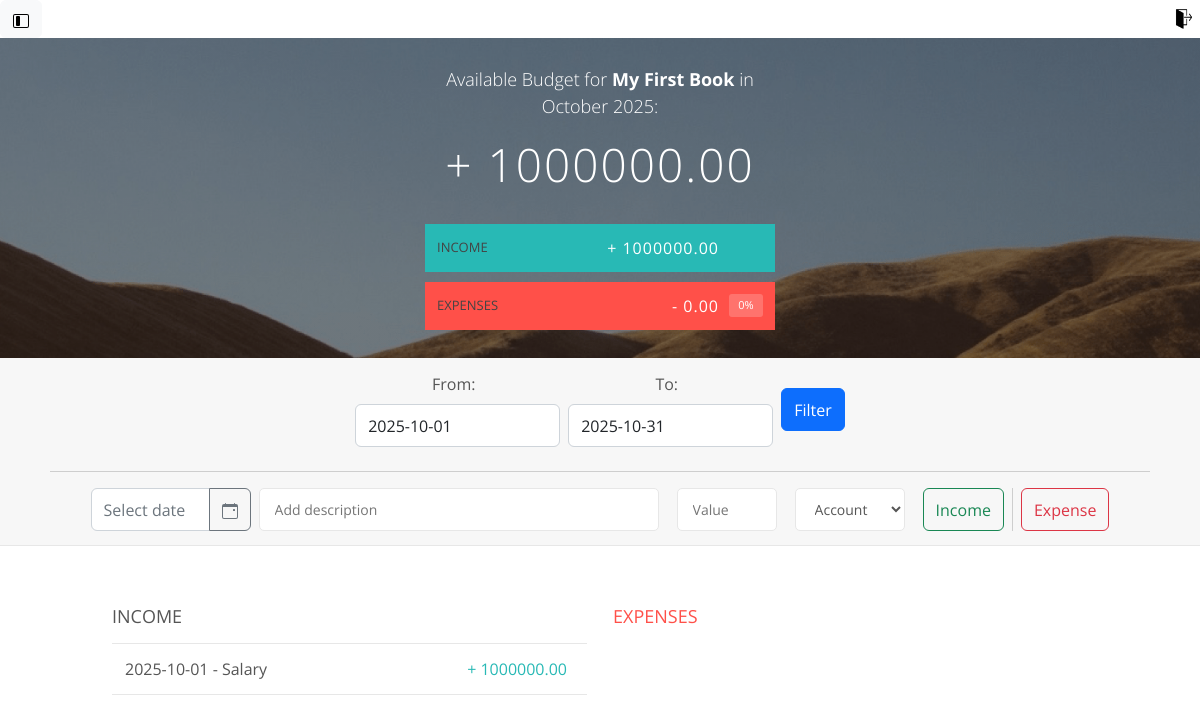
Page /tracker/My First Book (signed in) on the earlier database version.
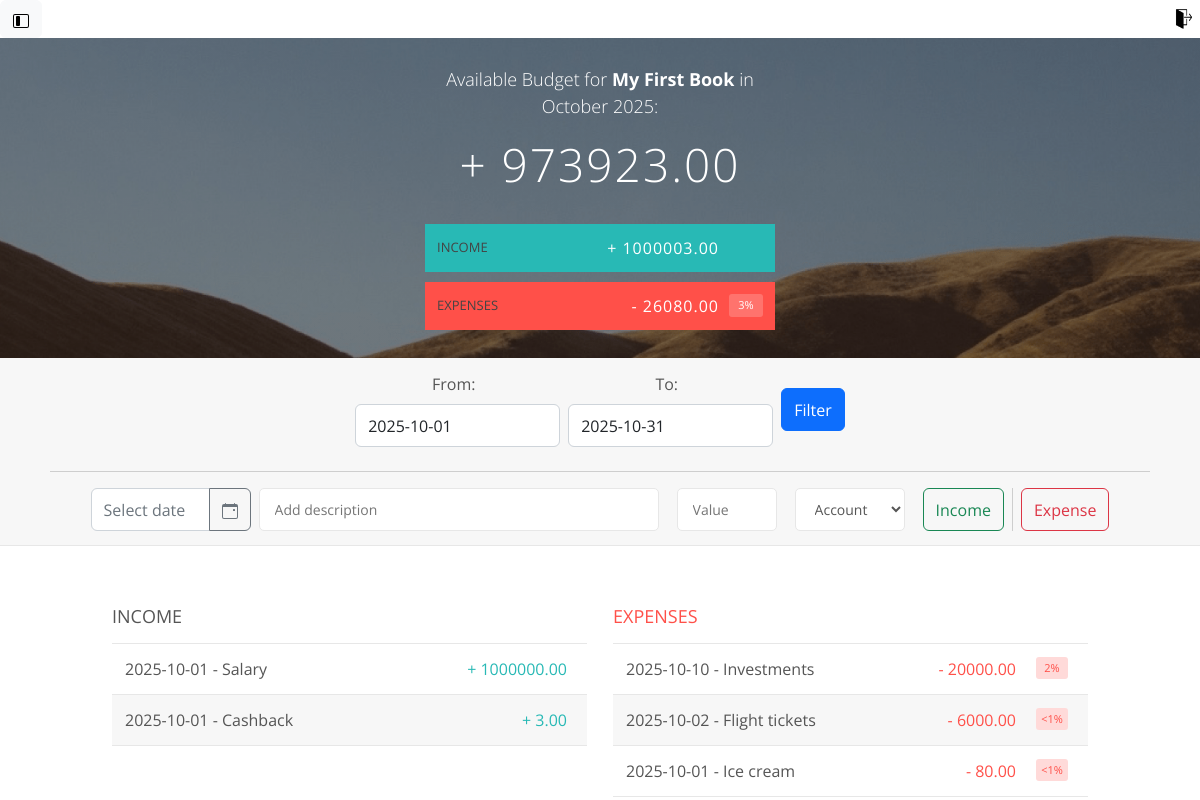
Same page on the later database version.
### tables this page shows
CREATE TABLE books (
    id INTEGER PRIMARY KEY AUTOINCREMENT,
    name TEXT NOT NULL,
    user_id INTEGER NOT NULL,
    FOREIGN KEY (user_id) REFERENCES users (id)
);

CREATE TABLE income (
    id INTEGER PRIMARY KEY AUTOINCREMENT,
    date TEXT NOT NULL,
    description TEXT NOT NULL,
    amount REAL NOT NULL,
    method TEXT NOT NULL,
    book_id INTEGER NOT NULL,
    FOREIGN KEY (book_id) REFERENCES books (id)
);

CREATE TABLE expense (
    id INTEGER PRIMARY KEY AUTOINCREMENT,
    date TEXT NOT NULL,
    description TEXT NOT NULL,
    amount REAL NOT NULL,
    method TEXT NOT NULL,
    book_id INTEGER NOT NULL,
    FOREIGN KEY (book_id) REFERENCES books (id)
);

### main.py (the view, shortened to what this page needs)
@app.route("/tracker/<book_name>", methods=["GET", "POST"])
@login_required
def tracker(book_name):
    all_books = database.get_books(current_user.id)
    current_book = database.get_book_by_name(book_name, current_user.id)
    if not all_books and book_name == "Default":
        return render_template("index.html", books=None, current_book=None, logged_in=True)
    if not current_book:
        flash(f"Book '{book_name}' not found!")
        return redirect(url_for('home'))
    start_date = request.args.get('start_date')
    end_date = request.args.get('end_date')
    if not start_date or not end_date:
        today = date.today()
        start_date = today.replace(day=1).strftime('%Y-%m-%d')
        next_month = today.replace(day=28) + timedelta(days=4)
        end_of_month = next_month - timedelta(days=next_month.day)
        end_date = end_of_month.strftime('%Y-%m-%d')
    income_data = database.get_transactions("income", current_book['id'], start_date, end_date)
    expense_data = database.get_transactions("expense", current_book['id'], start_date, end_date)
    total_income = get_total(income_data)
    total_expenses = get_total(expense_data)
    total_exp_percent = round(total_expenses / total_income * 100) if total_income > 0 else 0
    try:
        start_obj = datetime.strptime(start_date, '%Y-%m-%d')
        end_obj = datetime.strptime(end_date, '%Y-%m-%d')
        if start_obj.month == end_obj.month and start_obj.year == end_obj.year:
            display_period = start_obj.strftime("%B %Y")
        else:
            display_period = f"{start_obj.strftime('%b %d, %Y')} - {end_obj.strftime('%b %d, %Y')}"
    except ValueError:
        display_period = "Selected Period"
    return render_template("index.html",
                           income=income_data, expense=expense_data,
                           total_income=total_income, total_expenses=total_expenses,
                           total_exp_percent=total_exp_percent,
                           books=all_books, current_book=current_book, logged_in=True,
                           start_date=start_date, end_date=end_date,  # Pass dates to template
                           display_period=display_period)  # Pass formatted period to template

### db.py (called while the page is built)
def get_db_connection():
    conn = sqlite3.connect('budget.db')
    conn.execute("PRAGMA foreign_keys = ON")
    conn.row_factory = sqlite3.Row
    return conn

def get_user_by_id(user_id):
    conn = get_db_connection()
    user = conn.execute('SELECT * FROM users WHERE id = ?', (user_id,)).fetchone()
    conn.close()
    return user

def get_books(user_id):
    conn = get_db_connection()
    books = conn.execute('SELECT * FROM books WHERE user_id = ? ORDER BY name', (user_id,)).fetchall()
    conn.close()
    return books

def get_book_by_name(book_name, user_id):
    conn = get_db_connection()
    book = conn.execute('SELECT * FROM books WHERE name = ? AND user_id = ?', (book_name, user_id)).fetchone()
    conn.close()
    return book

def get_transactions(transaction_type, book_id, start_date=None, end_date=None):
    conn = get_db_connection()
    query = f'SELECT * FROM {transaction_type} WHERE book_id = ?'
    params = [book_id]
    if start_date and end_date:
        query += ' AND date BETWEEN ? AND ?'
        params.extend([start_date, end_date])
    query += ' ORDER BY date DESC'  # Sort by most recent
    transactions = conn.execute(query, tuple(params)).fetchall()
    conn.close()
    return transactions

### helper.py (called while the page is built)
def get_total(arr):
    total = 0
    for t in arr:
        total += t['amount']
    return total

### main.py (called while the page is built)
@login_manager.user_loader
def load_user(user_id):
    user_data = database.get_user_by_id(user_id)
    if user_data:
        return User(id=user_data['id'], email=user_data['email'], password_hash=user_data['password_hash'])
    return None

### templates/index.html (shortened to what this page needs)
<!DOCTYPE html>
<html lang="en">
    <head>
        <link href="https://cdn.jsdelivr.net/npm/bootstrap@5.2.3/dist/css/bootstrap.min.css" rel="stylesheet">
        <link href="{{ url_for('static', filename='css/style.css') }}" rel="stylesheet">
        <link rel="stylesheet" href="https://cdn.jsdelivr.net/npm/flatpickr/dist/flatpickr.min.css">
    </head>
    <body>
        <button class="btn btn-light sidebar-toggle" type="button" data-bs-toggle="offcanvas" data-bs-target="#offcanvasScrolling" aria-controls="offcanvasScrolling"></button>
        <a href="{{ url_for('logout') }}" title="Logout"><img class="logout-link" src="{{ url_for('static', filename='logout-icon.png') }}" alt="Logout"></a>
        {% if current_book %}
        <div class="top">
            <div class="budget">
                <div class="budget__title">
                    Available Budget for <span class="fw-bold">{{ current_book.name }}</span> in <span class="budget__title--month">{{ display_period }}</span>:
                </div>
                <div class="budget__value">{% if total_income - total_expenses >= 0 %}+{% endif %} {{ "%.2f"|format(total_income - total_expenses) }}</div>
                <div class="budget__income clearfix"><div class="budget__income--text">Income</div><div class="right"><div class="budget__income--value">+ {{ "%.2f"|format(total_income) }}</div><div class="budget__income--percentage">&nbsp;</div></div></div>
                <div class="budget__expenses clearfix"><div class="budget__expenses--text">Expenses</div><div class="right clearfix"><div class="budget__expenses--value">- {{ "%.2f"|format(total_expenses) }}</div><div class="budget__expenses--percentage">{{ total_exp_percent }}%</div></div></div>
            </div>
        </div>
        <div class="bottom">
            <div class="add">
                <div class="add__container">
                    <form method="GET" action="{{ url_for('tracker', book_name=current_book.name) }}" class="mb-4">
                        <div class="d-flex justify-content-center align-items-center flex-wrap gap-2">
                            <div class="form-group"><label for="start_date" class="form-label me-2">From:</label><input type="text" id="start_date_picker" name="start_date" class="form-control" value="{{ start_date }}"></div>
                            <div class="form-group"><label for="end_date" class="form-label me-2">To:</label><input type="text" id="end_date_picker" name="end_date" class="form-control" value="{{ end_date }}"></div>
                            <button type="submit" class="btn btn-primary">Filter</button>
                        </div>
                    </form>
                    <hr>
                    <form method="POST" action="{{ url_for('tracker', book_name=current_book.name, start_date=start_date, end_date=end_date) }}" class="mt-3">
                        <div class="d-flex align-items-center flex-wrap gap-2">
                            <div class="date-container input-group"><input type="text" name="date" id="datepicker" class="form-control" placeholder="Select date" readonly required/><button type="button" class="btn btn-outline-secondary" id="open-datepicker"></button></div>
                            <input type="text" class="add__description" name="description" placeholder="Add description" required>
                            <input type="number" step="0.01" class="add__value" name="amount" placeholder="Value" required>
                            <select class="add_method" name="method"><option value="Account">Account</option><option value="Cash">Cash</option><option value="Card">Card</option><option value="Other">Other</option></select>
                            <button type="submit" name="action" value="income" class="btn btn-outline-success">Income</button>
                            <button type="submit" name="action" value="expense" class="btn btn-outline-danger">Expense</button>
                        </div>
                    </form>
                </div>
            </div>
            <div class="container clearfix">
                <div class="income"><h2 class="income__title">Income</h2><div class="income__list"><form method="POST" action="{{ url_for('tracker', book_name=current_book.name, start_date=start_date, end_date=end_date) }}">{% for inc in income %}<div class="item clearfix" id="income-{{ inc.id }}"><div class="item__description">{{ inc.date }} - {{ inc['description'] }}</div><div class="right clearfix"><div class="item__value">+ {{ "%.2f"|format(inc['amount']) }}</div></div></div>{% endfor %}</form></div></div>
                <div class="expenses"><h2 class="expenses__title">Expenses</h2><div class="expenses__list">{% for exp in expense %}<div class="item clearfix" id="expense-{{ exp['id'] }}"><div class="item__description">{{ exp.date }} - {{ exp['description'] }}</div><div class="right clearfix"><div class="item__value">- {{ "%.2f"|format(exp['amount']) }}</div>{% set percentage = (exp['amount'] / total_income * 100) if total_income > 0 else 0 %}<div class="item__percentage">{% if percentage < 1 and percentage > 0 %}&lt;1%{% else %}{{ percentage | round(0) | int }}%{% endif %}</div></div></div>{% endfor %}</div></div>
            </div>
        </div>
        {% else %}
        <div class="container text-center" style="margin-top: 100px;"><h1>Welcome to Your Budget Tracker</h1><p class="lead">You don't have any budget books yet. Create one from the sidebar to get started!</p></div>
        {% endif %}
    </body>
</html>

### static/css/style.css (style rules this page uses)
* { margin: 0; padding: 0; box-sizing: border-box; }
.clearfix::after { content: ""; display: table; clear: both; }
body { color: #555; font-family: Open Sans; font-size: 16px; position: relative; height: 100vh; font-weight: 400; }
.logout-link { float: right; margin-bottom: 2px; height: 35px; padding: 5px; padding-top: 8px; }
.right { float: right; }
.top { height: 40vh; background-image: linear-gradient(rgba(0, 0, 0, 0.35), rgba(0, 0, 0, 0.35)), url(/static/back.png); background-size: cover; background-position: center; position: relative; }
.budget { position: absolute; width: 350px; top: 50%; left: 50%; transform: translate(-50%, -50%); color: #fff; }
.budget__title { font-size: 18px; text-align: center; margin-bottom: 10px; font-weight: 300; }
.budget__value { font-weight: 300; font-size: 46px; text-align: center; margin-bottom: 25px; letter-spacing: 2px; }
.budget__income, .budget__expenses { padding: 12px; text-transform: uppercase; }
.budget__income { margin-bottom: 10px; background-color: #28B9B5; }
.budget__expenses { background-color: #FF5049; }
.budget__income--text, .budget__expenses--text { float: left; font-size: 13px; color: #444; margin-top: 2px; }
.budget__income--value, .budget__expenses--value { letter-spacing: 1px; float: left; }
.budget__income--percentage, .budget__expenses--percentage { float: left; width: 34px; font-size: 11px; padding: 3px 0; margin-left: 10px; }
.budget__expenses--percentage { background-color: rgba(255, 255, 255, 0.2); text-align: center; border-radius: 3px; }
.add { padding: 14px; border-bottom: 1px solid #e7e7e7; background-color: #f7f7f7; display: flex; min-height: 80px; align-items: center; }
.add__container { margin: 0 auto; text-align: center; width: 100%; max-width: 1100px; }
.add__container form { display: flex; align-items: center; justify-content: center; gap: 10px; height: 100%; flex-wrap: nowrap; }
.add__description, .add_method, .add__value { border: 1px solid #e7e7e7; background-color: #fff; color: inherit; font-family: inherit; font-size: 14px; padding: 12px 15px; margin-right: 10px; border-radius: 5px; transition: border 0.3s; }
.add__description { width: 400px; }
.add_method { width: 110px; }
.add__value { width: 100px; }
.add input, .add select, .add button { height: 43px; vertical-align: middle; }
.date-container { width: fit-content; max-width: 160px; display: flex; align-items: center; }
.container { width: 1000px; margin: 60px auto; }
.income { float: left; width: 475px; }
.expenses { float: right; width: 475px; }
h2 { text-transform: uppercase; font-size: 18px; font-weight: 400; margin-bottom: 15px; }
.expenses__title { color: #FF5049; }
.item { padding: 13px; border-bottom: 1px solid #e7e7e7; }
.item:first-child { border-top: 1px solid #e7e7e7; }
.item:nth-child(even) { background-color: #f7f7f7; }
.item__description { float: left; }
.item__value { float: left; transition: transform 0.3s; }
.item__percentage { float: left; margin-left: 20px; transition: transform 0.3s; font-size: 11px; background-color: #FFDAD9; padding: 3px; border-radius: 3px; width: 32px; text-align: center; }
.income .item__value, .income .item__delete--btn { color: #28B9B5; }
.expenses .item__value, .expenses .item__percentage, .expenses .item__delete--btn { color: #FF5049; }

Differences in the rows shown:
added income: date "2025-10-01", description "Cashback", amount "3.00"
added expense: date "2025-10-10", description "Investments", amount "20000.00", id "2"
added expense: date "2025-10-02", description "Flight tickets", amount "6000.00", shows "<1%"
added expense: date "2025-10-01", description "Ice cream", amount "80.00", shows "<1%"
Other differences:
{{ "%.2f"|format(total_income - total_expenses) }}: "1000000.00" → "973923.00"
{{ "%.2f"|format(total_income) }}: "1000000.00" → "1000003.00"
{{ "%.2f"|format(total_expenses) }}: "0.00" → "26080.00"
{{ total_exp_percent }}: "0" → "3"
